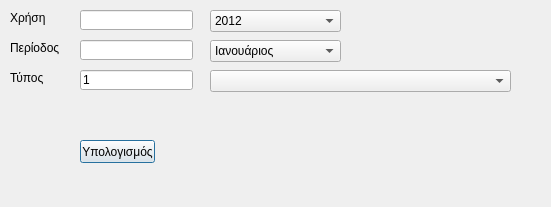
<?xml version="1.0" encoding="UTF-8"?>
<ui version="4.0">
 <class>Dialog</class>
 <widget class="QDialog" name="Dialog">
  <property name="geometry">
   <rect>
    <x>0</x>
    <y>0</y>
    <width>551</width>
    <height>207</height>
   </rect>
  </property>
  <property name="windowTitle">
   <string>Υπολογισμός Μισθοδοσίας</string>
  </property>
  <widget class="QLineEdit" name="t_xrisi">
   <property name="geometry">
    <rect>
     <x>80</x>
     <y>10</y>
     <width>113</width>
     <height>20</height>
    </rect>
   </property>
  </widget>
  <widget class="QLineEdit" name="t_period">
   <property name="geometry">
    <rect>
     <x>80</x>
     <y>40</y>
     <width>113</width>
     <height>20</height>
    </rect>
   </property>
  </widget>
  <widget class="QLabel" name="label">
   <property name="geometry">
    <rect>
     <x>10</x>
     <y>10</y>
     <width>51</width>
     <height>16</height>
    </rect>
   </property>
   <property name="text">
    <string>Χρήση</string>
   </property>
  </widget>
  <widget class="QLabel" name="label_2">
   <property name="geometry">
    <rect>
     <x>10</x>
     <y>40</y>
     <width>51</width>
     <height>16</height>
    </rect>
   </property>
   <property name="text">
    <string>Περίοδος</string>
   </property>
  </widget>
  <widget class="QPushButton" name="b_calc">
   <property name="geometry">
    <rect>
     <x>80</x>
     <y>140</y>
     <width>75</width>
     <height>23</height>
    </rect>
   </property>
   <property name="text">
    <string>Υπολογισμός</string>
   </property>
  </widget>
  <widget class="QComboBox" name="comboBox">
   <property name="geometry">
    <rect>
     <x>210</x>
     <y>10</y>
     <width>131</width>
     <height>22</height>
    </rect>
   </property>
   <item>
    <property name="text">
     <string>2012</string>
    </property>
   </item>
   <item>
    <property name="text">
     <string>2013</string>
    </property>
   </item>
  </widget>
  <widget class="QComboBox" name="comboBox_2">
   <property name="geometry">
    <rect>
     <x>210</x>
     <y>40</y>
     <width>131</width>
     <height>22</height>
    </rect>
   </property>
   <item>
    <property name="text">
     <string>Ιανουάριος</string>
    </property>
   </item>
   <item>
    <property name="text">
     <string>Φεβρουάριος</string>
    </property>
   </item>
   <item>
    <property name="text">
     <string>Μάρτιος</string>
    </property>
   </item>
   <item>
    <property name="text">
     <string>Απρίλιος</string>
    </property>
   </item>
   <item>
    <property name="text">
     <string>Μάϊος</string>
    </property>
   </item>
   <item>
    <property name="text">
     <string>Ιούνιος</string>
    </property>
   </item>
   <item>
    <property name="text">
     <string>Ιούλιος</string>
    </property>
   </item>
   <item>
    <property name="text">
     <string>Αύγουστος</string>
    </property>
   </item>
   <item>
    <property name="text">
     <string>Σεπτέμβριος</string>
    </property>
   </item>
   <item>
    <property name="text">
     <string>Οκτώβριος</string>
    </property>
   </item>
   <item>
    <property name="text">
     <string>Νοέμβριος</string>
    </property>
   </item>
   <item>
    <property name="text">
     <string>Δεκέμβριος</string>
    </property>
   </item>
  </widget>
  <widget class="QLabel" name="label_3">
   <property name="geometry">
    <rect>
     <x>10</x>
     <y>70</y>
     <width>51</width>
     <height>16</height>
    </rect>
   </property>
   <property name="text">
    <string>Τύπος</string>
   </property>
  </widget>
  <widget class="QLineEdit" name="t_typos">
   <property name="geometry">
    <rect>
     <x>80</x>
     <y>70</y>
     <width>113</width>
     <height>20</height>
    </rect>
   </property>
   <property name="text">
    <string>1</string>
   </property>
  </widget>
  <widget class="QComboBox" name="cb_1">
   <property name="geometry">
    <rect>
     <x>210</x>
     <y>70</y>
     <width>301</width>
     <height>22</height>
    </rect>
   </property>
  </widget>
 </widget>
 <resources/>
 <connections/>
</ui>
